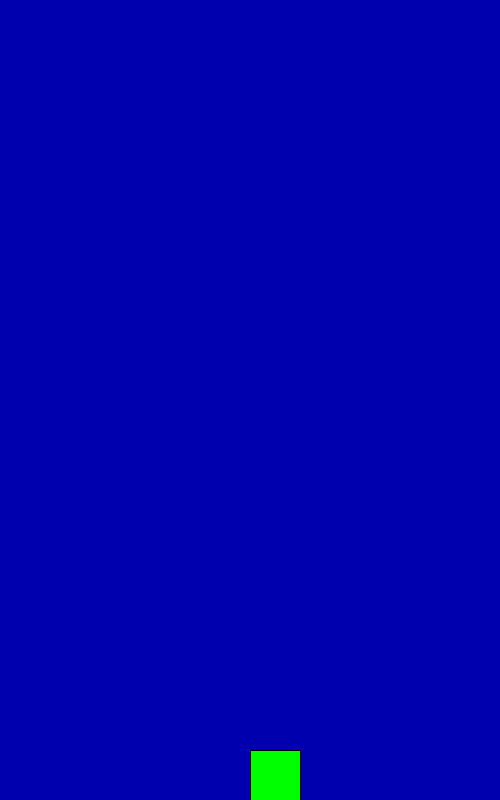
Frame 1 (no input)
Frame 60 (the mouse pressed at the canvas centre just before this capture): identical to frame 1, image omitted
Frame 120 (the mouse held since frame 60 and released just before this capture): identical to frame 1, image omitted

The Processing sketch that drew this single still picture (run headless with seeded random() and noise(); from frame 60 on, the mouse is pressed at the canvas centre):

// Processing sketch: SpaceShip_Processing
// ── SpaceShip_Processing.pde

 //SpaceShip s = new SpaceShip(250,750);
  
    ArrayList <Bullet> arrayOfBullets = new ArrayList <Bullet>();

 class SpaceShip{
    int X;
 int Y;
SpaceShip(int X, int Y){
this.X=X;
this.Y=Y;
}
 
 int getY(){
 return this.Y;
 }
 void setY(int Y){
 this.Y=Y;
 }
 
 int getX(){
 return this.X;
 }
 void setX(int X){
 this.X=X;
 }
 
  void display() 
  {
    fill(0,255,0);
    rect(X, Y, 50, 50);
}
 }
 class Bullet{
   int bX;
   int bY;
 Bullet(int bX, int bY){
this.bX=bX;
this.bY=bY;
 }
 
int getbX(){
return this.bX;
}
void setbX(int bX){
this.bX = bX;
}
int getbY(){
return this.bY;
}
void setbY(int bY){
this.bY = bY;
}
void moveY(){
bY = bY - 5;
}
 void display(){
     stroke(255);
    point(bX,bY);
}

}



 void moveAllBullets(){
for(Bullet b:arrayOfBullets){
b.moveY();
}
 }
 void displayAllBullets(){
 for(Bullet b:arrayOfBullets){
 b.display();
 }
 } 
 SpaceShip s = new SpaceShip(250,750);
 
 
 
 void keyPressed()
{
  if(key == CODED){
      if(keyCode == RIGHT)
      {
      //spaceship x position goes right
      s.setX(s.getX()+20);
      }
      else if(keyCode == LEFT)
      {
        //spaceship y position goes left
      s.setX(s.getX()-20);
      }
}
 else if(keyPressed && key == ' ')
  {
    //create a new bullet object
 
    Bullet b = new Bullet(s.getX(),s.getY());


    //add it to the arraylist
   arrayOfBullets.add(b);
  }

 }
 
void JailSpaceShip(){
if(s.getX() <= 25){
  s.setX(25);
}
else if(s.getX() >= 440){
  s.setX(440);
}
}
void setup(){
size(500,800);



}
void draw(){
background(0,0,175);
s.display();
 JailSpaceShip();
displayAllBullets(); 
moveAllBullets();
 
}
